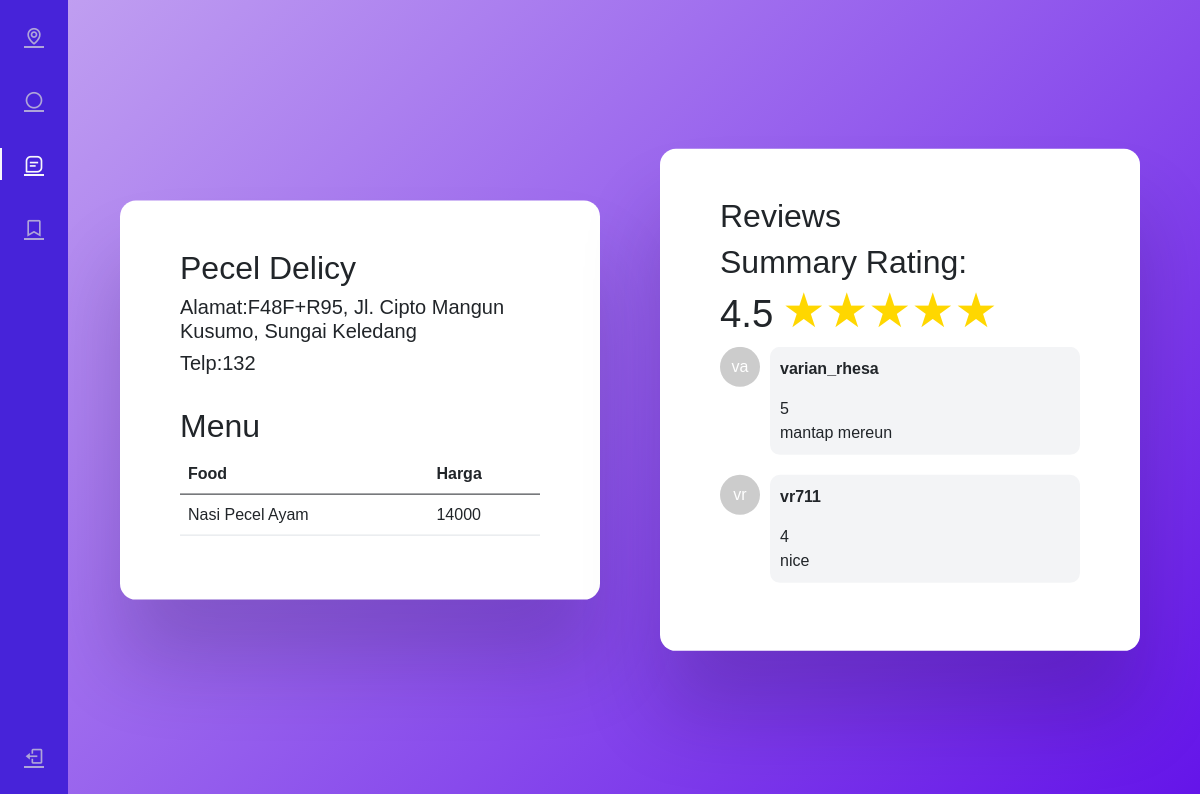
The page /menu_view.php?id=2 on the database its author committed.
### tables this page shows
CREATE TABLE `rumahmakan` (
  `id_rm` int(10) NOT NULL,
  `nama_rumahmakan` varchar(20) NOT NULL,
  `Alamat` varchar(50) NOT NULL,
  `lokasi_rm` varchar(500) NOT NULL,
  `no_telp` varchar(16) NOT NULL
);

CREATE TABLE `menu` (
  `Id_Menu` int(30) NOT NULL,
  `Menu` varchar(30) NOT NULL,
  `Harga` float NOT NULL,
  `Id_rm` int(10) NOT NULL
);

CREATE TABLE `rating` (
  `id_rm` int(10) NOT NULL,
  `username` varchar(20) NOT NULL,
  `Rating` int(1) NOT NULL,
  `Komentar` varchar(50) NOT NULL
);

### menu_view.php (the view, shortened to what this page needs)
<?php
include "config.php";
if (isset($_GET['id'])) {
  $id = $_GET['id'];
}
?>
<!DOCTYPE html>
<html lang="en">
<head>
  <link rel="stylesheet" href="https://cdn.jsdelivr.net/npm/bootstrap@5.0.0-beta1/dist/css/bootstrap.min.css"
    type="text/css">
  <link rel="stylesheet" href="https://cdn.jsdelivr.net/npm/boxicons@latest/css/boxicons.min.css" type="text/css">
  <link rel="stylesheet" href="https://cdn.jsdelivr.net/npm/bootstrap@5.0.0-beta1/dist/css/bootstrap.min.css"
    type="text/css">
  <link rel="stylesheet" href="https://cdn.jsdelivr.net/npm/boxicons@latest/css/boxicons.min.css" type="text/css">
</head>
<body>
  <div class="l-navbar sidebar-custom" id="nav-bar">
    <nav class="nav">
      <div>  <div class="nav_list">
          <a href="dashboard3.php" class="nav_link "> <i class='bx bx-map nav_icon'></i>  </a>
          <a href="roulette.php" class="nav_link"> <i class='bx bx-circle nav_icon'></i>  </a>
          <a href="#" class="nav_link active"> <i class='bx bx-message-square-detail nav_icon'></i>  </a>
          <a href="#" class="nav_link"> <i class='bx bx-bookmark nav_icon'></i> <span class="nav_name">Bookmark</span>
          </a>
        </div>
      </div> <a href="logout.php" class="nav_link"> <i class='bx bx-log-out nav_icon'></i>  </a>
    </nav>
  </div>
  <div class="wrapper2">
    <div class="container">
      <?php
      $sql1 = "SELECT * FROM rumahmakan where id_rm = $id";
      $query1 = mysqli_query($conn, $sql1);
          while ($row = mysqli_fetch_assoc($query1)) {
            echo "<tr>
                    <td><h2>" . $row['nama_rumahmakan'] . "</h2></td>
                    <td><h5>Alamat:" . $row['Alamat'] . "</h5></td>
                    <td><h5>Telp:" . $row['no_telp'] . "</h5></td>
                  </tr>";
          }
        ?>
        <br>
      <h2>Menu</h2>
      <table class="table">
        <thead>
          <tr>
            <th scope="col">Food</th>
            <th scope="col">Harga</th>
          </tr>
        </thead>
        <tbody>
          <?php
          $sql2 = "SELECT * FROM menu where id_rm = $id";
          $query2 = mysqli_query($conn, $sql2);
          while ($row = mysqli_fetch_assoc($query2)) {
            echo "<tr>
                    <td>" . $row['Menu'] . "</td>
                    <td>" . $row['Harga'] . "</td>
                  </tr>";
          }
          ?>
        </tbody>
      </table>
    </div>
  </div>
  <div class="wrapper3">
    <div class="container">
    <h2>Reviews</h2>
      <?php
      $query = "SELECT AVG(Rating) AS avg_rating FROM rating WHERE id_rm = $id";
      $result = mysqli_query($conn, $query);
      $row = mysqli_fetch_assoc($result);
      $summary = number_format($row['avg_rating'], 1);
      echo "<h2>Summary Rating: <br> <span style='font-size: 1.2em;'>$summary</span> ";
      for ($i = 1; $i <= 5; $i++) {
        if ($i <= round($summary)) {
          echo "<span style='color: #FFD700; font-size: 1.5em;'>&#9733;</span>";
        } else {
          echo "<span style='color: #000; font-size: 1.5em;'>&#9733;</span>";
        }
      }
      echo "</h2>";
      ?>
      <div class="chat-container">
        <?php
        if (isset($_GET['id'])) {
          $id = $_GET['id'];
        }
        $sql = "SELECT * FROM rating where id_rm = $id";
        $query = mysqli_query($conn, $sql);
        while ($row = mysqli_fetch_assoc($query)) {
          ?>
          <div class="chat-bubble">
            <div class="chat-avatar">
              <span class="avatar-initials">
                <?php echo substr($row['username'], 0, 2); ?>
              </span>
            </div>
            <div class="chat-message">
              <p class="chat-user">
                <?php echo $row['username']; ?>
              </p>
              <p class="chat-text">
                <?php echo $row['Rating']; ?>
              </p>
              <p class="chat-text">
                <?php echo $row['Komentar']; ?>
              </p>
            </div>
          </div>
          <?php
        }
        ?>
      </div>
    </div>
  </div>
</body>
</html>

### menu_view.php (style rules this page uses)
:root { --header-height: 3rem; --nav-width: 68px; --first-color: #4723D9; --first-color-light: #AFA5D9; --white-color: #F7F6FB; --body-font: 'Nunito', sans-serif; --normal-font-size: 1rem; --z-fixed: 100 }
body { position: relative; margin: var(--header-height) 0 0 0; padding: 0 1rem; font-family: var(--body-font); font-size: var(--normal-font-size); transition: .5s }
a { text-decoration: none }
.l-navbar { position: fixed; top: 0; left: -30%; width: var(--nav-width); height: 100vh; background-color: var(--first-color); padding: .5rem 1rem 0 0; transition: .5s; z-index: var(--z-fixed) }
.nav { height: 100%; display: flex; flex-direction: column; justify-content: space-between; overflow: hidden }
.nav_logo, .nav_link { display: grid; grid-template-columns: max-content max-content; align-items: center; column-gap: 1rem; padding: .5rem 0 .5rem 1.5rem }
.nav_link { position: relative; color: var(--first-color-light); margin-bottom: 1.5rem; transition: .3s }
.nav_icon { font-size: 1.25rem }
.active { color: var(--white-color) }
.active::before { content: ''; position: absolute; left: 0; width: 2px; height: 32px; background-color: var(--white-color) }
@media screen and (min-width: 768px) { body { margin: calc(var(--header-height) + 1rem) 0 0 0; padding-left: calc(var(--nav-width) + 2rem) } }
@media screen and (min-width: 768px) { .l-navbar { left: 0; padding: 1rem 1rem 0 0 } }
* { padding: 0; margin: 0; box-sizing: border-box; font-family: "Poppins", sans-serif; }
body { height: 100vh; background: linear-gradient(135deg, #c3a3f1, #6414e9); }
.wrapper2 { width: 40%; max-width: 34.37em; max-height: 90vh; background-color: #ffffff; position: absolute; transform: translate(-50%, -50%); top: 50%; left: 30%; padding: 3em; border-radius: 1em; box-shadow: 0 4em 5em rgba(27, 8, 53, 0.2); }
.wrapper3 { width: 40%; max-width: 34.37em; max-height: 90vh; background-color: #ffffff; position: absolute; transform: translate(-50%, -50%); top: 50%; left: 75%; padding: 3em; border-radius: 1em; box-shadow: 0 4em 5em rgba(27, 8, 53, 0.2); }
.container { position: relative; width: 100%; height: 100%; }
.chat-container { max-height: 300px; overflow-y: auto; }
.chat-bubble { display: flex; margin-bottom: 20px; }
.chat-avatar { width: 40px; height: 40px; border-radius: 50%; background-color: #ccc; display: flex; align-items: center; justify-content: center; }
.avatar-initials { font-size: 16px; color: #fff; }
.chat-message { flex: 1; margin-left: 10px; background-color: #f3f4f6; padding: 10px; border-radius: 10px; }
.chat-user { font-weight: bold; }
.chat-text { margin: 0; }

### rows shown on the page
rumahmakan: nama_rumahmakan "Pecel Delicy", Alamat "F48F+R95, Jl. Cipto Mangun Kusumo, Sungai Keledang", no_telp "132"
menu: Menu "Nasi Pecel Ayam", Harga "14000"
rating: username "va", username "varian_rhesa", Rating "5", Komentar "mantap mereun"
rating: username "vr", username "vr711", Rating "4", Komentar "nice"

### other values the page prints
$summary "4.5"
